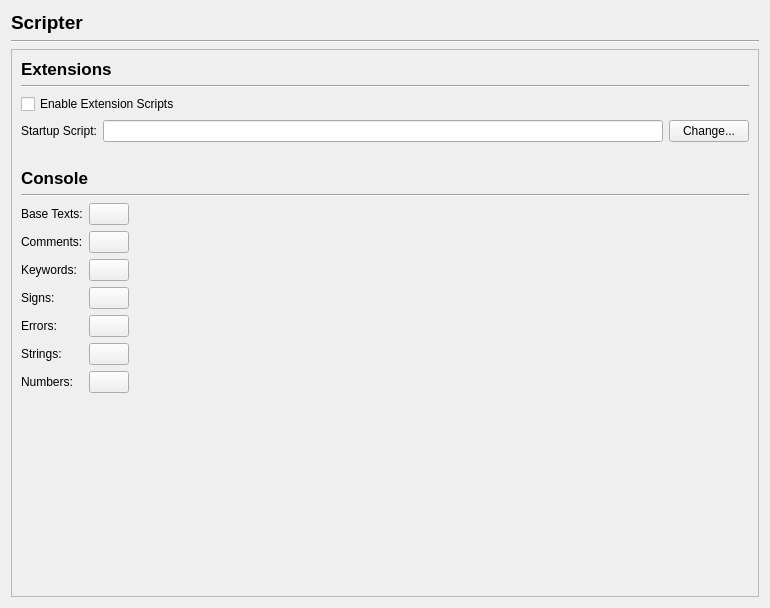
<?xml version="1.0" encoding="UTF-8"?>
<ui version="4.0">
 <class>Prefs_Scripter</class>
 <widget class="QWidget" name="Prefs_Scripter">
  <property name="geometry">
   <rect>
    <x>0</x>
    <y>0</y>
    <width>770</width>
    <height>608</height>
   </rect>
  </property>
  <property name="windowTitle">
   <string>Form</string>
  </property>
  <layout class="QVBoxLayout" name="verticalLayout_3">
   <item>
    <widget class="QLabel" name="titleLabel">
     <property name="font">
      <font>
       <pointsize>14</pointsize>
       <weight>75</weight>
       <bold>true</bold>
      </font>
     </property>
     <property name="text">
      <string>Scripter</string>
     </property>
    </widget>
   </item>
   <item>
    <widget class="Line" name="line">
     <property name="orientation">
      <enum>Qt::Horizontal</enum>
     </property>
    </widget>
   </item>
   <item>
    <widget class="QScrollArea" name="scrollArea">
     <property name="widgetResizable">
      <bool>true</bool>
     </property>
     <widget class="QWidget" name="scrollAreaWidgetContents">
      <property name="geometry">
       <rect>
        <x>0</x>
        <y>0</y>
        <width>742</width>
        <height>537</height>
       </rect>
      </property>
      <layout class="QVBoxLayout" name="verticalLayout">
       <item>
        <widget class="QLabel" name="label">
         <property name="font">
          <font>
           <pointsize>13</pointsize>
           <weight>75</weight>
           <bold>true</bold>
          </font>
         </property>
         <property name="text">
          <string>Extensions</string>
         </property>
        </widget>
       </item>
       <item>
        <widget class="Line" name="line_2">
         <property name="orientation">
          <enum>Qt::Horizontal</enum>
         </property>
        </widget>
       </item>
       <item>
        <widget class="QCheckBox" name="checkBox">
         <property name="text">
          <string>Enable Extension Scripts</string>
         </property>
        </widget>
       </item>
       <item>
        <layout class="QHBoxLayout" name="horizontalLayout_3">
         <item>
          <widget class="QLabel" name="label_2">
           <property name="text">
            <string>Startup Script:</string>
           </property>
          </widget>
         </item>
         <item>
          <widget class="QLineEdit" name="lineEdit"/>
         </item>
         <item>
          <widget class="QPushButton" name="pushButton">
           <property name="text">
            <string>Change...</string>
           </property>
          </widget>
         </item>
        </layout>
       </item>
       <item>
        <spacer name="verticalSpacer_2">
         <property name="orientation">
          <enum>Qt::Vertical</enum>
         </property>
         <property name="sizeType">
          <enum>QSizePolicy::Fixed</enum>
         </property>
         <property name="sizeHint" stdset="0">
          <size>
           <width>20</width>
           <height>20</height>
          </size>
         </property>
        </spacer>
       </item>
       <item>
        <widget class="QLabel" name="label_3">
         <property name="font">
          <font>
           <pointsize>13</pointsize>
           <weight>75</weight>
           <bold>true</bold>
          </font>
         </property>
         <property name="text">
          <string>Console</string>
         </property>
        </widget>
       </item>
       <item>
        <widget class="Line" name="line_3">
         <property name="orientation">
          <enum>Qt::Horizontal</enum>
         </property>
        </widget>
       </item>
       <item>
        <layout class="QHBoxLayout" name="horizontalLayout">
         <item>
          <layout class="QFormLayout" name="formLayout">
           <property name="formAlignment">
            <set>Qt::AlignLeading|Qt::AlignLeft|Qt::AlignTop</set>
           </property>
           <item row="0" column="0">
            <widget class="QLabel" name="label_4">
             <property name="text">
              <string>Base Texts:</string>
             </property>
            </widget>
           </item>
           <item row="0" column="1">
            <widget class="QPushButton" name="pushButton_2">
             <property name="text">
              <string/>
             </property>
            </widget>
           </item>
           <item row="1" column="0">
            <widget class="QLabel" name="label_5">
             <property name="text">
              <string>Comments:</string>
             </property>
            </widget>
           </item>
           <item row="1" column="1">
            <widget class="QPushButton" name="pushButton_3">
             <property name="text">
              <string/>
             </property>
            </widget>
           </item>
           <item row="2" column="0">
            <widget class="QLabel" name="label_6">
             <property name="text">
              <string>Keywords:</string>
             </property>
            </widget>
           </item>
           <item row="2" column="1">
            <widget class="QPushButton" name="pushButton_7">
             <property name="text">
              <string/>
             </property>
            </widget>
           </item>
           <item row="3" column="0">
            <widget class="QLabel" name="label_7">
             <property name="text">
              <string>Signs:</string>
             </property>
            </widget>
           </item>
           <item row="3" column="1">
            <widget class="QPushButton" name="pushButton_4">
             <property name="text">
              <string/>
             </property>
            </widget>
           </item>
           <item row="4" column="0">
            <widget class="QLabel" name="label_8">
             <property name="text">
              <string>Errors:</string>
             </property>
            </widget>
           </item>
           <item row="4" column="1">
            <widget class="QPushButton" name="pushButton_8">
             <property name="text">
              <string/>
             </property>
            </widget>
           </item>
           <item row="5" column="0">
            <widget class="QLabel" name="label_9">
             <property name="text">
              <string>Strings:</string>
             </property>
            </widget>
           </item>
           <item row="5" column="1">
            <widget class="QPushButton" name="pushButton_6">
             <property name="text">
              <string/>
             </property>
            </widget>
           </item>
           <item row="6" column="0">
            <widget class="QLabel" name="label_10">
             <property name="text">
              <string>Numbers:</string>
             </property>
            </widget>
           </item>
           <item row="6" column="1">
            <widget class="QPushButton" name="pushButton_5">
             <property name="text">
              <string/>
             </property>
            </widget>
           </item>
          </layout>
         </item>
         <item>
          <spacer name="horizontalSpacer">
           <property name="orientation">
            <enum>Qt::Horizontal</enum>
           </property>
           <property name="sizeHint" stdset="0">
            <size>
             <width>40</width>
             <height>20</height>
            </size>
           </property>
          </spacer>
         </item>
        </layout>
       </item>
       <item>
        <spacer name="verticalSpacer">
         <property name="orientation">
          <enum>Qt::Vertical</enum>
         </property>
         <property name="sizeType">
          <enum>QSizePolicy::MinimumExpanding</enum>
         </property>
         <property name="sizeHint" stdset="0">
          <size>
           <width>20</width>
           <height>0</height>
          </size>
         </property>
        </spacer>
       </item>
      </layout>
     </widget>
    </widget>
   </item>
  </layout>
 </widget>
 <resources/>
 <connections/>
</ui>
